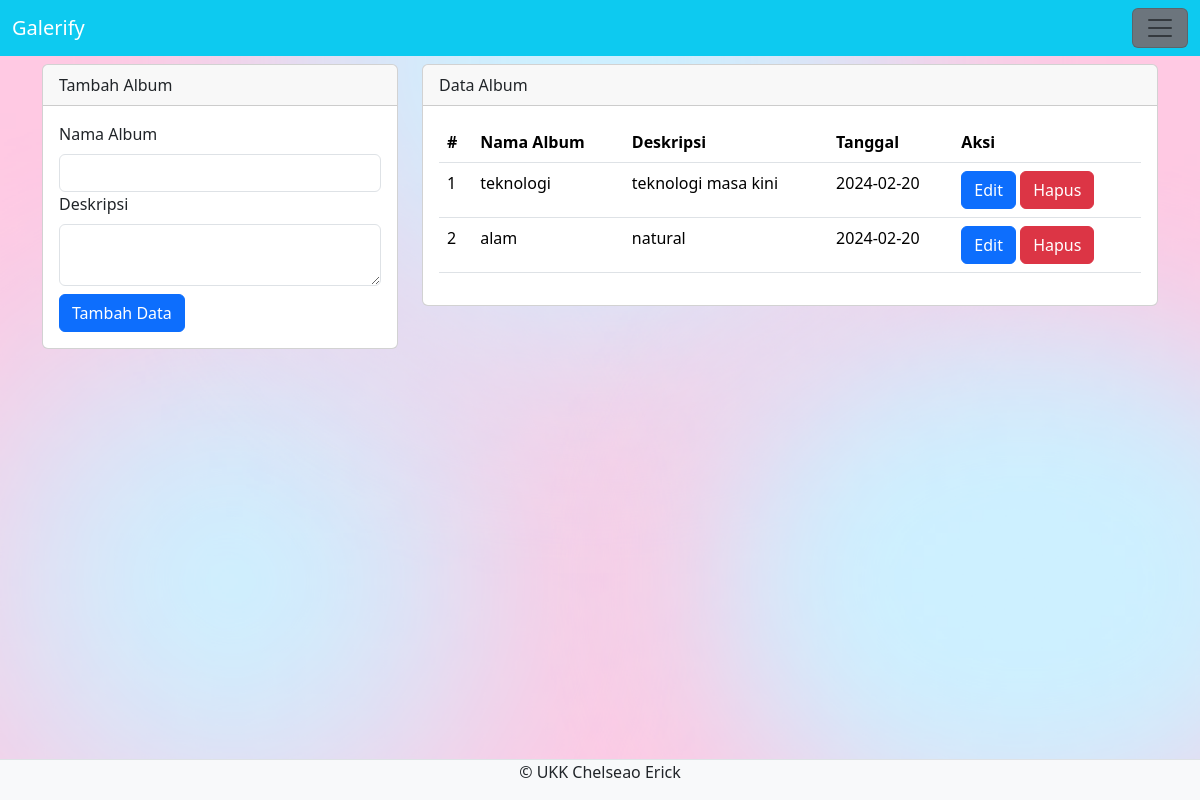
Page /login/album.php (signed in) on the committed database.
### tables this page shows
CREATE TABLE `album` (
  `albumid` int(11) NOT NULL,
  `namaalbum` varchar(225) NOT NULL,
  `deskripsi` text NOT NULL,
  `tanggaldibuat` date NOT NULL,
  `userid` int(11) NOT NULL
);

### login/album.php (the view, shortened to what this page needs)
<?php
include '../config/koneksi.php';
?>
<!DOCTYPE html>
<html>
<head>
   <link rel="stylesheet" type="text/css" href="../assets/css/bootstrap.min.css">
   <link rel="stylesheet" href="../assets/background.css">
</head>
<body>
<nav class="navbar bg-info">
  <div class="container-fluid">
    <a class="navbar-brand text-white" href="index.php">Galerify</a>
    <button class="navbar-toggler bg-secondary" type="button" data-bs-toggle="offcanvas" data-bs-target="#offcanvasNavbar" aria-controls="offcanvasNavbar" aria-label="Toggle navigation">
      <span class="navbar-toggler-icon"></span>
    </button>
  </div>
</nav>
<div class="container mt-auto">
  <div class="row">
    <div class="col-md-4">
      <div class="card mt-2">
        <div class="card-header"> Tambah Album </div>
          <div class="card-body">
          <form action="../config/aksi_album.php" method="POST">
            <label class="form-label"> Nama Album </label>
            <input type="text" name="namaalbum" class="form-control" required>
            <label class="form-label"> Deskripsi </label>
            <textarea class="form-control" name="deskripsi" required></textarea>
            <button type="submit" class="btn btn-primary mt-2" name="tambah"> Tambah Data </button>
          </form>
          </div>
      </div>
    </div>
    <div class="col-md-8">
    <div class="card mt-2">
      <div class="card-header"> Data Album </div>
        <div class="card-body">
          <table class="table">
            <thead>
              <tr>
                <th> # </th>
                <th> Nama Album </th>
                <th> Deskripsi </th>
                <th> Tanggal </th>
                <th> Aksi </th>
              </tr>
            </thead>
          <tbody>
            <?php
            $no = 1;
            $userid = $_SESSION ['userid'];
            $sql = mysqli_query($koneksi, "SELECT * FROM album WHERE userid='$userid'");
            while($data = mysqli_fetch_array($sql)) {
            ?>
              <tr>
                <td> <?php echo $no++ ?> </td>
                <td> <?php echo $data['namaalbum'] ?> </td>
                <td> <?php echo $data['deskripsi'] ?> </td>
                <td> <?php echo $data['tanggaldibuat'] ?> </td>
                <td>
                <button type="button" class="btn btn-primary" data-bs-toggle="modal" data-bs-target="#edit<?php echo $data['albumid'] ?>"> Edit </button>
                  <button type="button" class="btn btn-danger" data-bs-toggle="modal" data-bs-target="#hapus<?php echo $data['albumid'] ?>"> Hapus </button>
                </td>
              </tr>
            <?php } ?>
          </tbody>
          </table>
        </div>
      </div>
    </div>
  </div>
  </div>
<footer class="d-flex justify-content-center border-top mt-3 bg-light fixed-bottom">
      <p>&copy; UKK Chelseao Erick</p>
    </footer>
</body>
</html>

### assets/background.css (style rules this page uses)
body { background-image: url(../images/bg-index.png); margin: 0; background-size: cover; }

### rows in the picture
album: namaalbum "teknologi", deskripsi "teknologi masa kini", tanggaldibuat "2024-02-20"
album: namaalbum "alam", deskripsi "natural", tanggaldibuat "2024-02-20"
